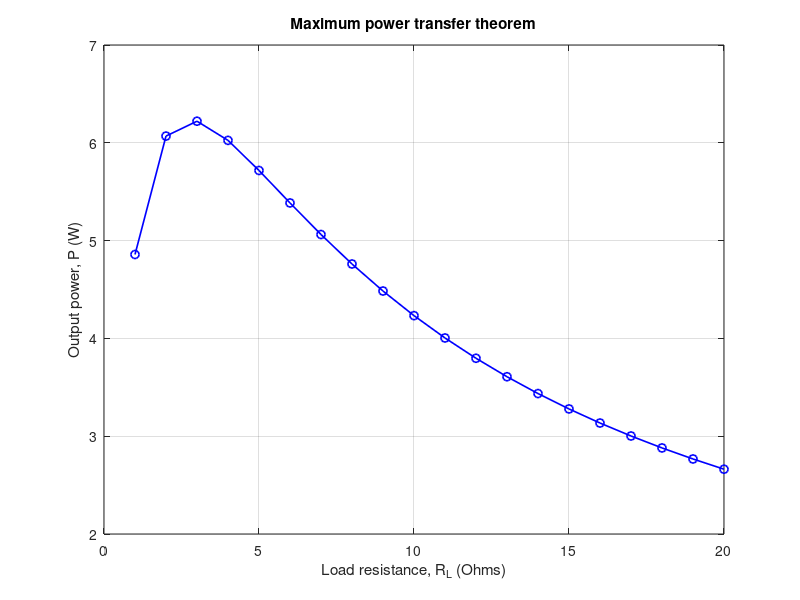

MATLAB code for this plot: (Note: this script raises an error after producing the figure.)
clc; clear all

% Exercise 1
% Determine the equivalent resistance of the circuit
% Verify ohm's law if the voltage varies from 1V to 12V

E = 1:12; R1 = 5; R2 = 7; R3 = 7; R4 = 7; R5 = 10;
R23 = (R2*R3)/(R2+R3);
R234 = (R23*R4)/(R23+R4);
Req = R1+R234+R5;
fprintf('Equivalent resistance: %f',Req);
I = E/Req; 
plot(E,I,'o-b','LineWidth',1.2);
xlabel('Voltage, Volt');
ylabel('Current, Amp');
title('Ohms Law');
grid on;
%% 
clc; clear all

%Exercise 2: Delta connected  circuit
R1 = 0.2; R2 = 0.5; R3 = 1; R4 = 0.8; R5 = 1.44;

%(a) Determine the equivalent resistance
Ry1 = (R1*R2)/(R1+R2+R3);
Ry2 = (R1*R3)/(R1+R2+R3);
Ry3 = (R2*R3)/(R1+R2+R3);
Rs1 = Ry2+R4;
Rs2 = Ry3+R5;
Rp = (Rs1*Rs2)/(Rs1+Rs2);
Req = Ry1+Rp;
fprintf('The equivalent resistance: %.3f \n',Req);
%% 
%Exercise 2

%(b) Determine the current if the voltage is 6V
V = 6;
I = V/Req;
fprintf('The current: %.3f A',I);
%% 
clc; clear all

% Exercise 3
% (a) Create a function voltdiv() to calculate the divided voltages 

R1 = 2; R2 = 4; R3 = 8; V = 24;
VR1 = (R1/(R1+R2+R3))*V;
VR2 = (R2/(R1+R2+R3))*V;
VR3 = (R3/(R1+R2+R3))*V;
fprintf('Voltage across the resistance R1: %.3f V\n',VR1);
fprintf('Voltage across the resistance R2: %.3f V\n',VR2);
fprintf('Voltage across the resistance R3: %.3f V\n',VR3);
%% 
% Exercise 3
%(b) Create a function curdiv() to calculate the divided currents

I = 8;
I1 = (R2/(R1+R2))*I;
I2 = (R1/(R1+R2))*I;
fprintf('Current through the resistance R1, I1: %.3f A\n',I1);
fprintf('Current through the resistance R2, I2: %.3f A\n',I2);
%% 
clc; clear all

% Exercise 4 Thevenin
% (i) Thevenin's voltage, Vth
% (ii) Thevenin's equivalent resistance, Rth
% (iii) The current flowing through the load resistance
% (iv) Vary the load resistance starting from 1 to 20 ohms, and determine
% the output power for all scenarios to prove the maximum power transfer
% theorem; also determine the maximum output power
R1 = 4; R2 = 9; RL = 5; V = 12;

Vth = (R2/(R2+R1))*V;
Rth = (R1*R2)/(R1+R2);
IRL = Vth/(Rth+RL);
fprintf('Thevenin voltage: %.3f V\n',Vth);
fprintf('Thevenin equivalent resistance: %.3f ohms\n',Rth);
fprintf('Load current: %.3f V\n',IRL);

RL = 1:1:20;
for i=1:1:20
    I(i) = Vth/(Rth+RL(i));
    Power(i) = I(i)^2*RL(i);
end

plot(RL,Power,'o-b','LineWidth',1.2);
xlabel('Load resistance, R_L (Ohms)');
ylabel('Output power, P (W)');
title('Maximum power transfer theorem');
grid on;
%% 
clc; clear all

% Exercise 5 
% Determine the apparent power S, and the power factor of a series RLC
% circuit

% (a) P = 50 W and Q = 13 Var
P=50; Q=13;

disp('Apparent power:')
S = P+i*Q
S_mag = abs(S);
S_angle = angle(S)*(180/pi);
fprintf('Apparent power in polar form:\n');
fprintf('|S| = %.3f VA Power angle = %.3f degree\n',S_mag,S_angle);
PF = cos(S_angle);

if Q>0
    fprintf('Power factor = %.3f; Lagging\n',PF);
elseif Q<0
    fprintf('Power factor = %.3f; Leading\n',PF);
else
    fprintf('Power factor = %.3f; Unity\n',PF);
end

fprintf('\n');

% (b) P = 12 W and Q = 2.3 Var
P=12; Q=2.3;

disp('Apparent power:')
S = P+i*Q
S_mag = abs(S);
S_angle = angle(S)*(180/pi);
fprintf('Apparent power in polar form:\n');
fprintf('|S| = %.3f VA Power angle = %.3f degree\n',S_mag,S_angle);
PF = cos(S_angle);

if Q>0
    fprintf('Power factor = %.3f; Lagging\n',PF);
elseif Q<0
    fprintf('Power factor = %.3f; Leading\n',PF);
else
    fprintf('Power factor = %.3f; Unity\n',PF);
end

fprintf('\n');
%% 
clc; clear all

% Exercise 6: Delta-connected system
% (a) Determine if the system is balanced or unbalanced
% (i) Phase currents IAB, IBC and ICA
% (ii) Line currents IA, IB and IC

% Line to line voltages
V_AB = 100*cos(0)+i*100*sin(0);
V_BC = 110*cos(120*(pi/180))+i*110*sin(120*(pi/180));
V_CA = 120*cos(240*(pi/180))+i*120*sin(240*(pi/180));

%Impedances
Z1 = 8*cos(25*(pi/180))+i*8*sin(25*(pi/180));
Z2 = 14*cos(55*(pi/180))+i*14*sin(55*(pi/180));
Z3 = 18*cos(-23*(pi/180))+i*18*sin(-23*(pi/180));

% Phase currents
I_AB = V_AB/Z1;
I_BC = V_BC/Z2;
I_CA = V_CA/Z3;
I_AB_mag = abs(I_AB);
I_AB_ang = angle(I_AB)*(180/pi);
I_BC_mag = abs(I_BC);
I_BC_ang = angle(I_BC)*(180/pi);
I_CA_mag = abs(I_CA);
I_CA_ang = angle(I_CA)*(180/pi);
fprintf('Phase currents:\n');
fprintf('I_AB = %.3f A        Angle= %.3f degree\n',I_AB_mag,I_AB_ang);
fprintf('I_BC = %.3f A        Angle= %.3f degree\n',I_BC_mag,I_BC_ang);
fprintf('I_CA = %.3f A        Angle= %.3f degree\n',I_CA_mag,I_CA_ang);

% Line currents
I_A = I_AB-I_CA;
I_B = I_BC-I_AB;
I_C = I_CA-I_BC;
I_A_mag = abs(I_A);
I_A_ang = angle(I_A)*180/pi;
I_B_mag = abs(I_B);
I_B_ang = angle(I_B)*180/pi;
I_C_mag = abs(I_C);
I_C_ang = angle(I_C)*180/pi;
fprintf('Line currents:\n');
fprintf('I_A = %.3f A        Angle= %.3f degree\n',I_A_mag,I_A_ang);
fprintf('I_B = %.3f A        Angle= %.3f degree\n',I_B_mag,I_B_ang);
fprintf('I_C = %.3f A        Angle= %.3f degree\n',I_C_mag,I_C_ang);

% (b) Determine if the system is balanced or unbalanced
% (i) Phase currents IAB, IBC and ICA
% (ii) Line currents IA, IB and IC

% Line to line voltages
V_AB = 100*cos(0)+i*100*sin(0);
V_BC = 110*cos(120*(pi/180))+i*110*sin(120*(pi/180));
V_CA = 120*cos(240*(pi/180))+i*120*sin(240*(pi/180));

%Impedances
Z = 5*cos(30*(pi/180))+i*5*sin(30*(pi/180));

% Phase currents
I_AB = V_AB/Z;
I_BC = V_BC/Z;
I_CA = V_CA/Z;
Ip = abs(I_AB);
I_AB_ang = angle(I_AB)*(180/pi);
I_BC_ang = angle(I_BC)*(180/pi);
I_CA_ang = angle(I_CA)*(180/pi);
fprintf('Phase currents:\n');
fprintf('I_AB = %.3f A        Angle= %.3f degree\n',Ip,I_AB_ang);
fprintf('I_BC = %.3f A        Angle= %.3f degree\n',Ip,I_BC_ang);
fprintf('I_CA = %.3f A        Angle= %.3f degree\n',Ip,I_CA_ang);

% Line currents
I_A = I_AB-I_CA;
I_B = I_BC-I_AB;
I_C = I_CA-I_BC;
IL = abs(I_A);
I_A_ang = angle(I_A)*180/pi;
I_B_ang = angle(I_B)*180/pi;
I_C_ang = angle(I_C)*180/pi;
fprintf('Line currents:\n');
fprintf('I_A = %.3f A        Angle= %.3f degree\n',IL,I_A_ang);
fprintf('I_B = %.3f A        Angle= %.3f degree\n',IL,I_B_ang);
fprintf('I_C = %.3f A        Angle= %.3f degree\n',IL,I_C_ang);

%% 
clc; clear all

% Exercise 7
% (a) Determine the gain and output voltage of the inverting amplifier
R1 = 10; R2 = 14; V_in = 24;

V_out = -(R2/R1)*V_in;
G = V_out/V_in;
fprintf('Output voltage: %.2f V\n',V_out);
fprintf('Gain: %.2f\n', G);

% (b) Determine the gain and output voltage of the non-inverting amplifier
R1 = 5; R2 = 7; V_in = 12;

V_out = (1+(R2/R1))*V_in;
G = V_out/V_in;
fprintf('Output voltage: %.2f V\n',V_out);
fprintf('Gain: %.2f\n', G);

%% 
clc; clear all

% Exercise 8
% (a) For a differentiator circuit, find output signal V_out(t),  
% and the output voltage, I_R and I_C of the circuit at 0.5s

R=10; C=0.5;
syms t
v = @(t) 6*cos(t)^2;
v_out = @(t) -R*C*diff(v,t);
fprintf('The output signal:\n');
disp(v_out(t))
v_out = limit(v_out,t,0.5);
fprintf('The output voltage at t=0.5 sec: %.5f V\n',v_out);
I_R = -v_out/R;
I_C = limit(C*diff(v,t),t,0.5);
fprintf('\n');
fprintf('I_R at t=0.5 sec: %.5f A\n',I_R);
fprintf('\n');
fprintf('I_C at t=0.5 sec: %.5f A\n',I_C);

% (b) For an integrator circuit, find output signal V_out(t),  
% and the output voltage, I_R and I_C of the circuit at 0.5s
fprintf('\n')

R = 12; C = 0.2;
syms t
v = @(t) cos(t)^2/sin(t);
v_out = @(t) (-1/R*C)*int(v,t);
fprintf('The output signal:\n');
disp(v_out(t))
v_out = limit(v_out,t,0.5);
fprintf('The output voltage at t=0.5 sec: %.5f V\n',v_out);
I_R = -v_out/R;
I_C = limit(C*diff(v,t),t,0.5);
fprintf('\n');
fprintf('I_R at t=0.5 sec: %.5f A\n',I_R);
fprintf('\n');
fprintf('I_C at t=0.5 sec: %.5f A\n',I_C);














